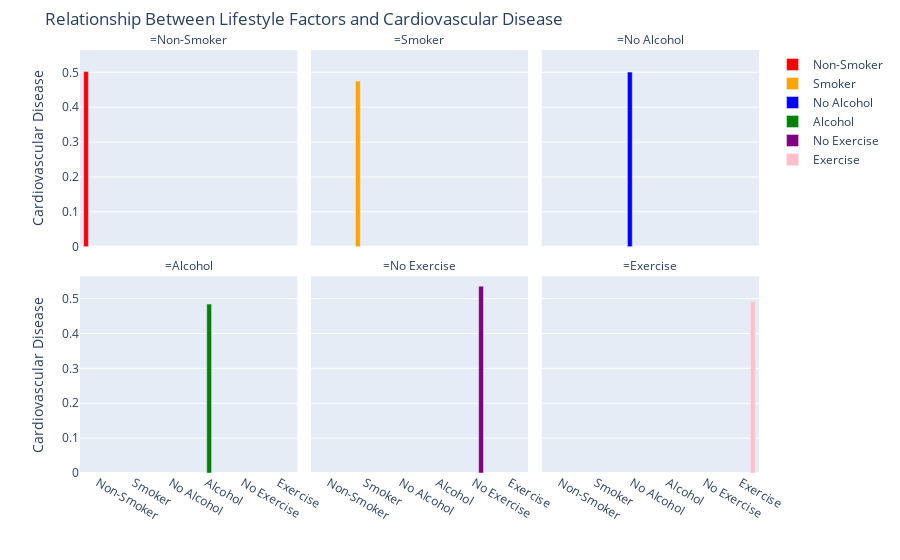

The notebook cell this image was saved under:
### Code cell
import pandas as pd
import plotly.express as px

# Calculate the average occurrence of cardiovascular diseases for each factor
smoke_avg = heart.groupby('smoke')['cardio'].mean().reset_index()
alco_avg = heart.groupby('alco')['cardio'].mean().reset_index()
active_avg = heart.groupby('active')['cardio'].mean().reset_index()

# Rename columns for clarity
smoke_avg.rename(columns={'cardio': 'Cardiovascular Disease', 'smoke': 'Factor'}, inplace=True)
alco_avg.rename(columns={'cardio': 'Cardiovascular Disease', 'alco': 'Factor'}, inplace=True)
active_avg.rename(columns={'cardio': 'Cardiovascular Disease', 'active': 'Factor'}, inplace=True)

# Convert binary indicators to more descriptive labels
smoke_avg['Factor'] = smoke_avg['Factor'].map({0: 'Non-Smoker', 1: 'Smoker'})
alco_avg['Factor'] = alco_avg['Factor'].map({0: 'No Alcohol', 1: 'Alcohol'})
active_avg['Factor'] = active_avg['Factor'].map({0: 'No Exercise', 1: 'Exercise'})

# Concatenate the DataFrames for plotting
combined = pd.concat([smoke_avg, alco_avg, active_avg], ignore_index=True)

# Plot using Plotly Express
fig = px.bar(combined, x='Factor', y='Cardiovascular Disease', color='Factor', facet_col='Factor', facet_col_wrap=3,
             category_orders={"Factor": ["Non-Smoker", "Smoker", "No Alcohol", "Alcohol", "No Exercise", "Exercise"]},
             labels={'Factor': ''},
             barmode='group',
             color_discrete_map={
                 "Non-Smoker": "red", 
                 "Smoker": "orange", 
                 "No Alcohol": "blue", 
                 "Alcohol": "green", 
                 "No Exercise": "purple", 
                 "Exercise": "pink"
             },
             title='Relationship Between Lifestyle Factors and Cardiovascular Disease')
fig.update_layout(margin=dict(t=50))
fig.show()

### Figure 1 — Plotly figure (JSON) as saved in the notebook; plotly's stock layout.template omitted (floating-point values rounded to 4 significant figures)
{"data": [{"alignmentgroup": "True", "hovertemplate": "=%{x}<br>Cardiovascular Disease=%{y}<extra></extra>", "legendgroup": "Non-Smoker", "marker": {"color": "red", "pattern": {"shape": ""}}, "name": "Non-Smoker", "offsetgroup": "Non-Smoker", "orientation": "v", "showlegend": true, "textposition": "auto", "type": "bar", "x": ["Non-Smoker"], "xaxis": "x4", "y": [0.5021], "yaxis": "y4"}, {"alignmentgroup": "True", "hovertemplate": "=%{x}<br>Cardiovascular Disease=%{y}<extra></extra>", "legendgroup": "Smoker", "marker": {"color": "orange", "pattern": {"shape": ""}}, "name": "Smoker", "offsetgroup": "Smoker", "orientation": "v", "showlegend": true, "textposition": "auto", "type": "bar", "x": ["Smoker"], "xaxis": "x5", "y": [0.4748], "yaxis": "y5"}, {"alignmentgroup": "True", "hovertemplate": "=%{x}<br>Cardiovascular Disease=%{y}<extra></extra>", "legendgroup": "No Alcohol", "marker": {"color": "blue", "pattern": {"shape": ""}}, "name": "No Alcohol", "offsetgroup": "No Alcohol", "orientation": "v", "showlegend": true, "textposition": "auto", "type": "bar", "x": ["No Alcohol"], "xaxis": "x6", "y": [0.5006], "yaxis": "y6"}, {"alignmentgroup": "True", "hovertemplate": "=%{x}<br>Cardiovascular Disease=%{y}<extra></extra>", "legendgroup": "Alcohol", "marker": {"color": "green", "pattern": {"shape": ""}}, "name": "Alcohol", "offsetgroup": "Alcohol", "orientation": "v", "showlegend": true, "textposition": "auto", "type": "bar", "x": ["Alcohol"], "xaxis": "x", "y": [0.4843], "yaxis": "y"}, {"alignmentgroup": "True", "hovertemplate": "=%{x}<br>Cardiovascular Disease=%{y}<extra></extra>", "legendgroup": "No Exercise", "marker": {"color": "purple", "pattern": {"shape": ""}}, "name": "No Exercise", "offsetgroup": "No Exercise", "orientation": "v", "showlegend": true, "textposition": "auto", "type": "bar", "x": ["No Exercise"], "xaxis": "x2", "y": [0.5358], "yaxis": "y2"}, {"alignmentgroup": "True", "hovertemplate": "=%{x}<br>Cardiovascular Disease=%{y}<extra></extra>", "legendgroup": "Exercise", "marker": {"color": "pink", "pattern": {"shape": ""}}, "name": "Exercise", "offsetgroup": "Exercise", "orientation": "v", "showlegend": true, "textposition": "auto", "type": "bar", "x": ["Exercise"], "xaxis": "x3", "y": [0.4909], "yaxis": "y3"}], "layout": {"annotations": [{"font": {}, "showarrow": false, "text": "=Alcohol", "x": 0.16, "xanchor": "center", "xref": "paper", "y": 0.465, "yanchor": "bottom", "yref": "paper"}, {"font": {}, "showarrow": false, "text": "=No Exercise", "x": 0.5, "xanchor": "center", "xref": "paper", "y": 0.465, "yanchor": "bottom", "yref": "paper"}, {"font": {}, "showarrow": false, "text": "=Exercise", "x": 0.84, "xanchor": "center", "xref": "paper", "y": 0.465, "yanchor": "bottom", "yref": "paper"}, {"font": {}, "showarrow": false, "text": "=Non-Smoker", "x": 0.16, "xanchor": "center", "xref": "paper", "y": 1.0, "yanchor": "bottom", "yref": "paper"}, {"font": {}, "showarrow": false, "text": "=Smoker", "x": 0.5, "xanchor": "center", "xref": "paper", "y": 1.0, "yanchor": "bottom", "yref": "paper"}, {"font": {}, "showarrow": false, "text": "=No Alcohol", "x": 0.84, "xanchor": "center", "xref": "paper", "y": 1.0, "yanchor": "bottom", "yref": "paper"}], "barmode": "group", "legend": {"title": {"text": ""}, "tracegroupgap": 0}, "margin": {"t": 50}, "title": {"text": "Relationship Between Lifestyle Factors and Cardiovascular Disease"}, "xaxis": {"anchor": "y", "categoryarray": ["Non-Smoker", "Smoker", "No Alcohol", "Alcohol", "No Exercise", "Exercise"], "categoryorder": "array", "domain": [0, 0.32], "title": {"text": ""}}, "xaxis2": {"anchor": "y2", "categoryarray": ["Non-Smoker", "Smoker", "No Alcohol", "Alcohol", "No Exercise", "Exercise"], "categoryorder": "array", "domain": [0.34, 0.66], "matches": "x", "title": {"text": ""}}, "xaxis3": {"anchor": "y3", "categoryarray": ["Non-Smoker", "Smoker", "No Alcohol", "Alcohol", "No Exercise", "Exercise"], "categoryorder": "array", "domain": [0.68, 1.0], "matches": "x", "title": {"text": ""}}, "xaxis4": {"anchor": "y4", "domain": [0, 0.32], "matches": "x", "showticklabels": false}, "xaxis5": {"anchor": "y5", "domain": [0.34, 0.66], "matches": "x", "showticklabels": false}, "xaxis6": {"anchor": "y6", "domain": [0.68, 1.0], "matches": "x", "showticklabels": false}, "yaxis": {"anchor": "x", "domain": [0, 0.465], "title": {"text": "Cardiovascular Disease"}}, "yaxis2": {"anchor": "x2", "domain": [0, 0.465], "matches": "y", "showticklabels": false}, "yaxis3": {"anchor": "x3", "domain": [0, 0.465], "matches": "y", "showticklabels": false}, "yaxis4": {"anchor": "x4", "domain": [0.535, 1.0], "matches": "y", "title": {"text": "Cardiovascular Disease"}}, "yaxis5": {"anchor": "x5", "domain": [0.535, 1.0], "matches": "y", "showticklabels": false}, "yaxis6": {"anchor": "x6", "domain": [0.535, 1.0], "matches": "y", "showticklabels": false}}}
